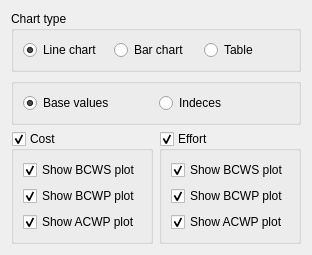
<?xml version="1.0" encoding="UTF-8"?>
<ui version="4.0">
 <class>KPlato::PerformanceStatusViewSettingsPanel</class>
 <widget class="QWidget" name="KPlato::PerformanceStatusViewSettingsPanel">
  <property name="geometry">
   <rect>
    <x>0</x>
    <y>0</y>
    <width>312</width>
    <height>233</height>
   </rect>
  </property>
  <layout class="QVBoxLayout" name="verticalLayout">
   <item>
    <widget class="QGroupBox" name="groupBox">
     <property name="title">
      <string>Chart type</string>
     </property>
     <layout class="QHBoxLayout" name="horizontalLayout_2">
      <item>
       <widget class="QRadioButton" name="ui_linechart">
        <property name="text">
         <string>Line chart</string>
        </property>
        <property name="checked">
         <bool>true</bool>
        </property>
       </widget>
      </item>
      <item>
       <widget class="QRadioButton" name="ui_barchart">
        <property name="text">
         <string>Bar chart</string>
        </property>
       </widget>
      </item>
      <item>
       <widget class="QRadioButton" name="ui_table">
        <property name="text">
         <string>Table</string>
        </property>
       </widget>
      </item>
     </layout>
    </widget>
   </item>
   <item>
    <widget class="QGroupBox" name="groupBox_2">
     <property name="title">
      <string/>
     </property>
     <property name="flat">
      <bool>true</bool>
     </property>
     <layout class="QHBoxLayout" name="horizontalLayout_3">
      <item>
       <widget class="QRadioButton" name="ui_showbasevalues">
        <property name="text">
         <string>Base values</string>
        </property>
        <property name="checked">
         <bool>true</bool>
        </property>
       </widget>
      </item>
      <item>
       <widget class="QRadioButton" name="ui_showindeces">
        <property name="text">
         <string>Indeces</string>
        </property>
       </widget>
      </item>
     </layout>
    </widget>
   </item>
   <item>
    <layout class="QVBoxLayout" name="verticalLayout_4">
     <item>
      <widget class="QStackedWidget" name="ui_stackWidget">
       <property name="currentIndex">
        <number>0</number>
       </property>
       <widget class="QWidget" name="page">
        <layout class="QHBoxLayout" name="horizontalLayout">
         <property name="margin">
          <number>0</number>
         </property>
         <item>
          <widget class="QGroupBox" name="ui_cost">
           <property name="title">
            <string>Cost</string>
           </property>
           <property name="flat">
            <bool>false</bool>
           </property>
           <property name="checkable">
            <bool>true</bool>
           </property>
           <property name="checked">
            <bool>true</bool>
           </property>
           <layout class="QVBoxLayout" name="verticalLayout_3">
            <item>
             <widget class="QCheckBox" name="ui_bcwsCost">
              <property name="text">
               <string>Show BCWS plot</string>
              </property>
              <property name="checked">
               <bool>true</bool>
              </property>
             </widget>
            </item>
            <item>
             <widget class="QCheckBox" name="ui_bcwpCost">
              <property name="text">
               <string>Show BCWP plot</string>
              </property>
              <property name="checked">
               <bool>true</bool>
              </property>
             </widget>
            </item>
            <item>
             <widget class="QCheckBox" name="ui_acwpCost">
              <property name="text">
               <string>Show ACWP plot</string>
              </property>
              <property name="checked">
               <bool>true</bool>
              </property>
             </widget>
            </item>
           </layout>
           <zorder>ui_effort</zorder>
           <zorder>ui_acwpCost</zorder>
           <zorder>ui_bcwpCost</zorder>
           <zorder>ui_bcwsCost</zorder>
          </widget>
         </item>
         <item>
          <widget class="QGroupBox" name="ui_effort">
           <property name="title">
            <string>Effort</string>
           </property>
           <property name="flat">
            <bool>false</bool>
           </property>
           <property name="checkable">
            <bool>true</bool>
           </property>
           <layout class="QVBoxLayout" name="verticalLayout_6">
            <item>
             <widget class="QCheckBox" name="ui_bcwsEffort">
              <property name="text">
               <string>Show BCWS plot</string>
              </property>
              <property name="checked">
               <bool>true</bool>
              </property>
             </widget>
            </item>
            <item>
             <widget class="QCheckBox" name="ui_bcwpEffort">
              <property name="text">
               <string>Show BCWP plot</string>
              </property>
              <property name="checked">
               <bool>true</bool>
              </property>
             </widget>
            </item>
            <item>
             <widget class="QCheckBox" name="ui_acwpEffort">
              <property name="text">
               <string>Show ACWP plot</string>
              </property>
              <property name="checked">
               <bool>true</bool>
              </property>
             </widget>
            </item>
           </layout>
           <zorder>ui_bcwsEffort</zorder>
           <zorder>ui_bcwpEffort</zorder>
           <zorder>ui_acwpEffort</zorder>
           <zorder>ui_bcwsEffort</zorder>
          </widget>
         </item>
        </layout>
       </widget>
       <widget class="QWidget" name="page_2">
        <layout class="QGridLayout" name="gridLayout">
         <item row="0" column="0">
          <widget class="QCheckBox" name="ui_spicost">
           <property name="text">
            <string>SPI Cost</string>
           </property>
           <property name="checked">
            <bool>true</bool>
           </property>
          </widget>
         </item>
         <item row="0" column="1">
          <widget class="QCheckBox" name="ui_spieffort">
           <property name="text">
            <string>SPI Effort</string>
           </property>
          </widget>
         </item>
         <item row="1" column="1">
          <widget class="QCheckBox" name="ui_cpieffort">
           <property name="text">
            <string>CPI Effort</string>
           </property>
          </widget>
         </item>
         <item row="1" column="0">
          <widget class="QCheckBox" name="ui_cpicost">
           <property name="text">
            <string>CPI Cost</string>
           </property>
           <property name="checked">
            <bool>true</bool>
           </property>
          </widget>
         </item>
         <item row="2" column="0">
          <spacer name="verticalSpacer_2">
           <property name="orientation">
            <enum>Qt::Vertical</enum>
           </property>
           <property name="sizeHint" stdset="0">
            <size>
             <width>20</width>
             <height>0</height>
            </size>
           </property>
          </spacer>
         </item>
        </layout>
        <zorder>frame_2</zorder>
        <zorder>ui_spieffort</zorder>
        <zorder>ui_spicost</zorder>
        <zorder>ui_cpicost</zorder>
        <zorder>ui_spieffort</zorder>
        <zorder>ui_cpieffort</zorder>
        <zorder>verticalSpacer_2</zorder>
       </widget>
      </widget>
     </item>
    </layout>
   </item>
   <item>
    <spacer name="verticalSpacer">
     <property name="orientation">
      <enum>Qt::Vertical</enum>
     </property>
     <property name="sizeHint" stdset="0">
      <size>
       <width>20</width>
       <height>0</height>
      </size>
     </property>
    </spacer>
   </item>
  </layout>
 </widget>
 <tabstops>
  <tabstop>ui_linechart</tabstop>
  <tabstop>ui_barchart</tabstop>
  <tabstop>ui_table</tabstop>
  <tabstop>ui_showbasevalues</tabstop>
  <tabstop>ui_showindeces</tabstop>
  <tabstop>ui_spicost</tabstop>
  <tabstop>ui_cpicost</tabstop>
  <tabstop>ui_spieffort</tabstop>
  <tabstop>ui_cpieffort</tabstop>
  <tabstop>ui_cost</tabstop>
  <tabstop>ui_effort</tabstop>
  <tabstop>ui_bcwsCost</tabstop>
  <tabstop>ui_bcwsEffort</tabstop>
  <tabstop>ui_bcwpCost</tabstop>
  <tabstop>ui_bcwpEffort</tabstop>
  <tabstop>ui_acwpCost</tabstop>
  <tabstop>ui_acwpEffort</tabstop>
 </tabstops>
 <resources/>
 <connections/>
</ui>
